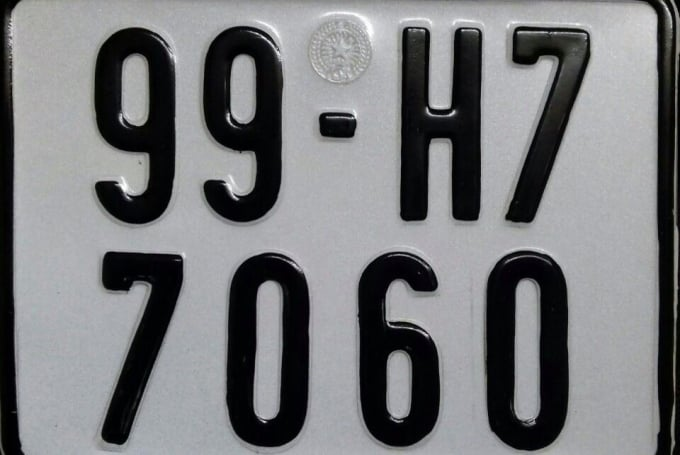
#> input picture pthon_test/test_ocr.jpg, 680 x 455 px
$ python test_ocr.py
#> lines starting #> are read from the running program, lines starting #| are printed output that depends on the picture; after the words box and inside, x2 and y2 are one past the last pixel; in counts of white or black regions, pixels touching at a corner belong together
import cv2
import numpy as np
import pytesseract
import re
import os

def test_ocr_from_file(image_path):
    """
    Processes a local image file to extract potential VINs using OCR
    and saves intermediate steps for debugging.
    """
#> called with image_path = 'test_ocr.jpg'
    try:
        output_dir = "output"
        if not os.path.exists(output_dir):
            os.makedirs(output_dir)

        img = cv2.imread(image_path)
#> img is the input picture: shape (455, 680, 3); mean B, G, R 123.6, 121.4, 120.4
        if img is None:
            print(f"Error: Could not read image from path: {image_path}")
            return

        gray = cv2.cvtColor(img, cv2.COLOR_BGR2GRAY)
        cv2.imwrite(os.path.join(output_dir, "1_grayscale.png"), gray)

        thresh = cv2.threshold(gray, 0, 255, cv2.THRESH_BINARY_INV + cv2.THRESH_OTSU)[1]
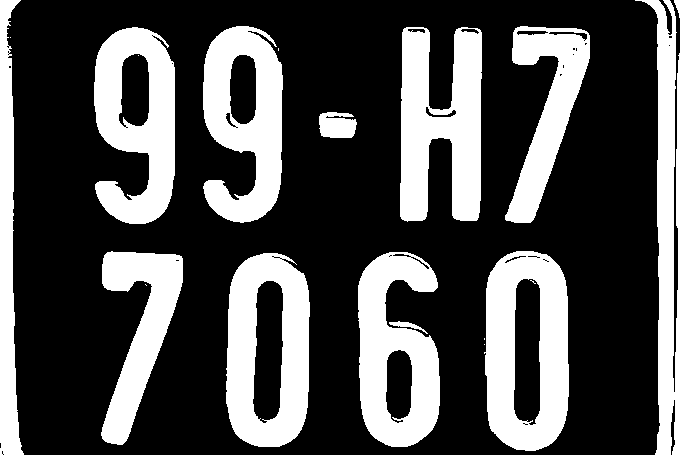
#> thresh: shape (455, 680); 30.6% white; 20 white regions (7 under 20 px), largest, box (x1, y1, x2, y2) and area: (484, 251, 569, 451) 11472, (400, 27, 482, 222) 11360, (226, 253, 310, 447) 10826
        cv2.imwrite(os.path.join(output_dir, "2_threshold.png"), thresh)

        denoised = cv2.medianBlur(thresh, 3)
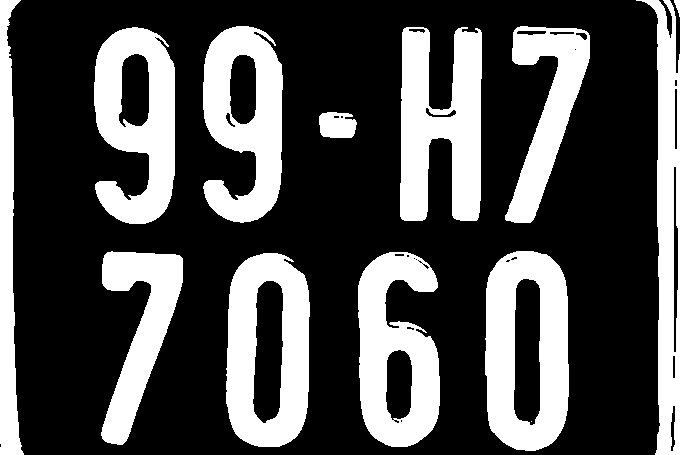
#> denoised: shape (455, 680); 30.7% white; 13 white regions (1 under 20 px), largest, box (x1, y1, x2, y2) and area: (485, 251, 569, 451) 11515, (400, 27, 482, 221) 11362, (226, 253, 310, 447) 10831
        cv2.imwrite(os.path.join(output_dir, "3_denoised.png"), denoised)

        # Tesseract configuration:
        # --oem 3: Default OCR Engine Mode
        # --psm 11: Sparse text. Find as much text as possible in no particular order.
        # -c tessedit_char_whitelist: Restrict characters to only uppercase letters and numbers.
        whitelist = "ABCDEFGHIJKLMNOPQRSTUVWXYZ0123456789"
        custom_config = f'--oem 3 --psm 11 -c tessedit_char_whitelist={whitelist}'
        ocr_data = pytesseract.image_to_data(denoised, output_type=pytesseract.Output.DICT, config=custom_config)

        # --- Debugging: Print all detected words and their confidence ---
        all_words = []
        for i in range(len(ocr_data['text'])):
            text = ocr_data['text'][i].strip()
            conf = float(ocr_data['conf'][i])
            if text:
                all_words.append(f"'{text}' (Conf: {conf}%)")
        print("--- All Detected Words ---")
        print(" ".join(all_words))
        print("--------------------------\n")

        # --- VIN Matching Logic ---
        # Combine all detected text fragments and clean them up
        cleaned_text = re.sub(r'[^A-Z0-9]', '', "".join(ocr_data['text'])).upper()
        print(f"--- Cleaned text for matching: '{cleaned_text}' ---\n")

        # New regex for a pattern like '99H77060'
        # \d{2}   - two digits (99)
        # [A-Z]   - one letter (H)
        # \d{5}   - five digits (77060)
        vin_pattern = re.compile(r"(\d{2}[A-Z]\d{5})")
        matches = vin_pattern.finditer(cleaned_text)

        # Calculate a general confidence score for all detected words
        confident_words = [float(c) for c in ocr_data['conf'] if float(c) > 0]
        avg_conf = sum(confident_words) / len(confident_words) if confident_words else 0

        results = []
        for match in matches:
            vin = match.group(1)
            # Format the VIN to be more readable
            formatted_vin = f"{vin[0:2]}-{vin[2:4]}-{vin[4:]}"
            results.append({
                "vin": formatted_vin,
                "confidence": round(avg_conf / 100, 2)
            })

        print("--- OCR Results (VIN Pattern Matched) ---")
        if results:
            for res in results:
                print(f"  - VIN: {res['vin']}, Confidence: {res['confidence'] * 100:.2f}%")
        else:
            print("  No potential VINs found matching the pattern.")
        print("-------------------------------------------\n")

    except Exception as e:
        print(f"An error occurred: {e}")

if __name__ == "__main__":
    image_to_test = "test_ocr.jpg"
    test_ocr_from_file(image_to_test)
#> (the call stopped at in test_ocr_from_file, `ocr_data = pytesseract.image_to_data(denoised, output_type=pytesseract..`: pytesseract is not available in this run)
